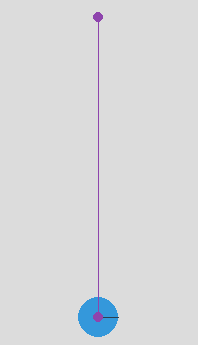

Reproduce this figure in Python.
# -*- coding: utf-8 -*-
"""
Created on Fri Feb 12 11:47:28 2021

@author: remib
"""

#Import modules
import pymunk
import pymunk.pygame_util
import pygame

#Get pendulum config details
import json

def loadConfig(configFile):

    with open(f'{configFile}', 'r') as cfg:
        config = cfg.read()

    return json.loads(config)

config = loadConfig('config.json')["variablePendulumConfig"]
GRAY = (220, 220, 220)
space = pymunk.Space()
space.gravity = [0, config["g"]]
b0 = space.static_body

#Create objects
moment_of_inertia = 0.25*config["flywheelMass"]*config["flywheelRadius"]**2

body = pymunk.Body(mass=config["flywheelMass"], moment=moment_of_inertia)
body.position = config["flywheelInitialPosition"]
circle = pymunk.Circle(body, radius=config["flywheelRadius"])
circle.friction = 90000
#Create joints
joint = pymunk.PinJoint(space.static_body, body, config["pivotPosition"])

space.add(body, circle, joint)

#Initialize Simulation
pygame.init()
screen_size = 600, 500
screen = pygame.display.set_mode(screen_size)
draw_options = pymunk.pygame_util.DrawOptions(screen)
running = True
clock = pygame.time.Clock()

#Main Simulation loop
running = True 
upkey_pressed = 0
image_counter = 0

while running:
    #print(body.position)
    clock.tick(60)

    for event in pygame.event.get():
        if event.type == pygame.QUIT:
            running = False
            pygame.image.save(screen, 'intro.png')
        
        keys = pygame.key.get_pressed()
        
        #Controls 

        #Rotate flywheel clockwise when right arrow pressed
        if keys[pygame.K_RIGHT]: 
            
            #Applies right-impulse to top of flywheel
            top = body.position[1] + config["flywheelRadius"]
            body.apply_impulse_at_local_point([-config["g"],0], pymunk.Vec2d(body.position[0], top))
        #Rotate flywheel counter-clockwise when left arrow pressed
        elif keys[pygame.K_LEFT]: 
            #Applies left-impulse to top of flywheel
            top = body.position[1] + config["flywheelRadius"]
            body.apply_impulse_at_local_point([config["g"],0], pymunk.Vec2d(body.position[0], top))
        elif keys[pygame.K_UP]: #Up arrow
            #Shortens pendulum
            if joint.distance == config["minPendulumLength"]:
                print("Pendulum already at minimum length")
            joint.distance = config["minPendulumLength"]
        elif keys[pygame.K_DOWN]: #Down arrow
            #Lengtens pendulum
            if joint.distance == config["maxPendulumLength"]:
                print("Pendulum already at maxmimum length")
            joint.distance = config["maxPendulumLength"]
        elif keys[pygame.K_i]: #i key
            #Prints information
            print("Pendulum length: ", joint.distance) 
            print("Angular velocity: ", body.angular_velocity)
            print("Position: ", body.position)
            print("Mass: ", body.mass)
        elif keys[pygame.K_p]: #p key
            image_counter = image_counter + 1
            pygame.image.save(screen, "variable_pendulum" + str(image_counter) +".png")
        elif keys[pygame.K_SPACE]: #space key
            #Resets spinning
            body.angular_velocity = 0
            
    screen.fill(GRAY)
    space.debug_draw(draw_options)
    pygame.display.update()
    #space.step(0.01)
    space.step(0.01)

pygame.quit()